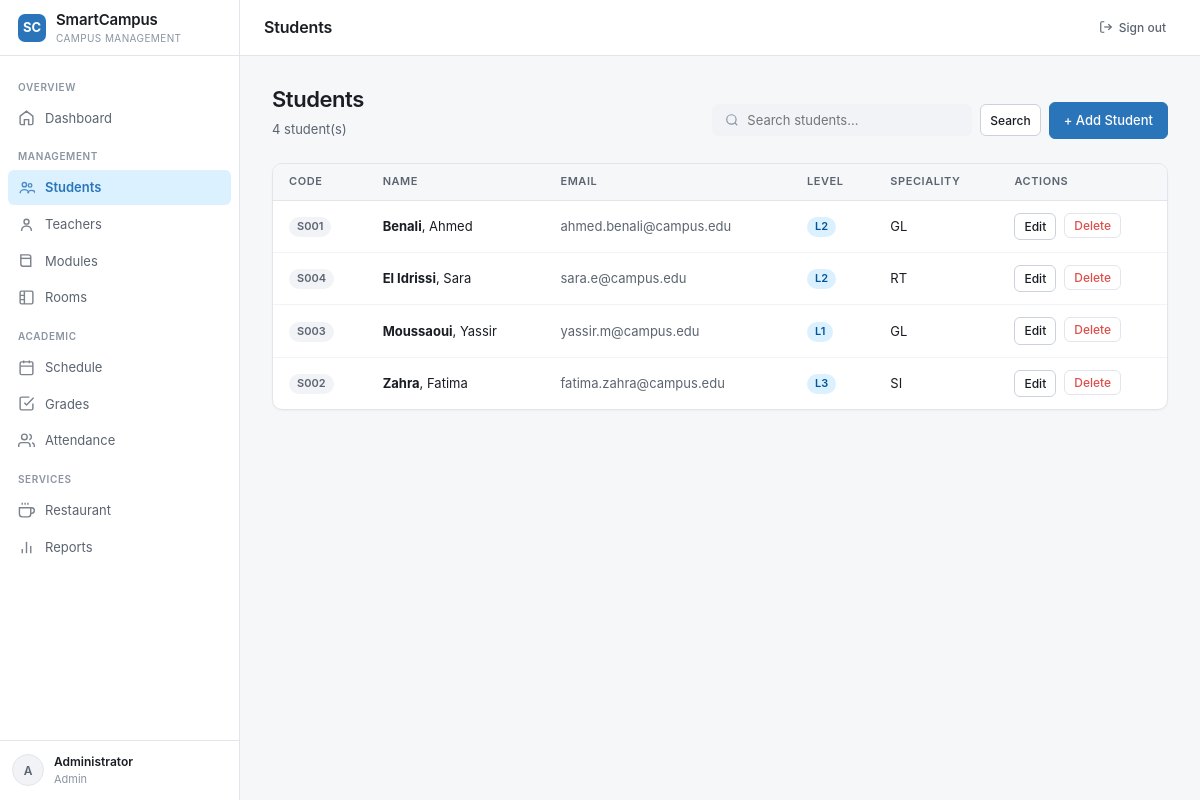
The app's page /students (signed in) with its own data.
### tables this page shows
CREATE TABLE students (
            id          INTEGER PRIMARY KEY AUTOINCREMENT,
            code        TEXT    NOT NULL UNIQUE,
            first_name  TEXT    NOT NULL,
            last_name   TEXT    NOT NULL,
            email       TEXT    NOT NULL UNIQUE,
            level       TEXT    NOT NULL,
            speciality  TEXT    NOT NULL,
            user_id     INTEGER REFERENCES users(id)
        );

### app.py (the view)
@app.route("/students")
@login_required(roles=["admin"])
def students():
    q  = request.args.get("q", "")
    db = get_db()
    if q:
        rows = rows_to_list(db.execute(
            """SELECT * FROM students
               WHERE first_name LIKE ? OR last_name LIKE ?
                  OR code LIKE ? OR email LIKE ?""",
            (f"%{q}%",)*4
        ).fetchall())
    else:
        rows = rows_to_list(db.execute("SELECT * FROM students ORDER BY last_name").fetchall())
    db.close()
    return render_template("students.html", students=rows, q=q)

### app.py (called while the page is built)
def login_required(roles=None):
    def decorator(f):
        @functools.wraps(f)
        def wrapped(*args, **kwargs):
            if "user_id" not in session:
                flash("Please sign in first.", "warning")
                return redirect(url_for("login"))
            if roles and session.get("role") not in roles:
                flash("Access denied.", "danger")
                return redirect(url_for("dashboard"))
            return f(*args, **kwargs)
        return wrapped
    return decorator

def rows_to_list(rows):
    return [dict(r) for r in rows]

### database.py (called while the page is built)
def get_db():
    conn = sqlite3.connect(DB_PATH)
    conn.row_factory = sqlite3.Row
    conn.execute("PRAGMA foreign_keys = ON")
    return conn

### templates/students.html
{% extends "base.html" %}
{% block page_title %}Students{% endblock %}
{% block content %}
<div class="page-header">
  <div><h1>Students</h1><p>{{ students|length }} student(s)</p></div>
  <div class="flex items-center gap-2">
    <form method="GET" style="display:flex;gap:8px;">
      <div class="search-bar">
        <svg width="14" height="14" viewBox="0 0 24 24" fill="none" stroke="#8b94a3" stroke-width="2"><circle cx="11" cy="11" r="8"/><path d="m21 21-4.35-4.35"/></svg>
        <input type="text" name="q" value="{{ q }}" placeholder="Search students…">
      </div>
      <button type="submit" class="btn btn-sm">Search</button>
    </form>
    <a href="{{ url_for('student_add') }}" class="btn btn-primary">+ Add Student</a>
  </div>
</div>
<div class="table-wrap">
  {% if students %}
  <table>
    <thead>
      <tr>
        <th>Code</th><th>Name</th><th>Email</th><th>Level</th><th>Speciality</th><th>Actions</th>
      </tr>
    </thead>
    <tbody>
      {% for s in students %}
      <tr>
        <td><span class="badge badge-muted">{{ s.code }}</span></td>
        <td><strong>{{ s.last_name }}</strong>, {{ s.first_name }}</td>
        <td style="color:#5b6470;">{{ s.email }}</td>
        <td><span class="badge badge-info">{{ s.level }}</span></td>
        <td>{{ s.speciality }}</td>
        <td>
          <div class="flex gap-2">
            <a href="{{ url_for('student_edit', sid=s.id) }}" class="btn btn-sm">Edit</a>
            <form method="POST" action="{{ url_for('student_delete', sid=s.id) }}"
                  onsubmit="return confirm('Delete this student?')">
              <button type="submit" class="btn btn-sm btn-danger">Delete</button>
            </form>
          </div>
        </td>
      </tr>
      {% endfor %}
    </tbody>
  </table>
  {% else %}
  <div class="empty-state">
    <strong>No students found</strong>
    <p>{% if q %}Try a different search term.{% else %}<a href="{{ url_for('student_add') }}">Add your first student</a>{% endif %}</p>
  </div>
  {% endif %}
</div>
{% endblock %}

### templates/base.html (style rules this page uses)
*, *::before, *::after { box-sizing: border-box; }
html, body { height: 100%; margin: 0; }
body { font-family: 'Inter', -apple-system, BlinkMacSystemFont, 'Segoe UI', system-ui, sans-serif; background: #f6f7f9; color: #1a1d23; font-size: 14px; line-height: 1.45; -webkit-font-smoothing: antialiased; }
.page-header { display: flex; align-items: flex-end; justify-content: space-between; margin-bottom: 24px; gap: 16px; flex-wrap: wrap; }
.page-header h1 { margin: 0; font-size: 22px; font-weight: 600; letter-spacing: -0.02em; }
.page-header p { margin: 4px 0 0; color: #5b6470; font-size: 13px; }
.btn { display: inline-flex; align-items: center; gap: 6px; padding: 8px 14px; border-radius: 6px; border: 1px solid #cbd2db; background: #fff; color: #1a1d23; font-size: 13px; font-weight: 500; font-family: inherit; cursor: pointer; text-decoration: none; white-space: nowrap; transition: background 0.12s; }
.btn-primary { background: oklch(0.55 0.13 250); color: #fff; border-color: oklch(0.55 0.13 250); }
.btn-danger { color: oklch(0.62 0.18 25); border-color: #e2e6ec; background: #fff; }
.btn-sm { padding: 4px 9px; font-size: 12px; }
.table-wrap { background: #fff; border: 1px solid #e2e6ec; border-radius: 10px; overflow: hidden; box-shadow: 0 1px 2px rgba(15,20,30,.04); }
table { width: 100%; border-collapse: collapse; }
th { background: #f6f7f9; font-size: 11px; font-weight: 600; text-transform: uppercase; letter-spacing: 0.05em; color: #5b6470; padding: 10px 16px; text-align: left; border-bottom: 1px solid #e2e6ec; }
td { padding: 12px 16px; font-size: 13px; border-bottom: 1px solid #f1f3f6; vertical-align: middle; }
tr:last-child td { border-bottom: none; }
.badge { display: inline-flex; align-items: center; padding: 2px 8px; border-radius: 20px; font-size: 11px; font-weight: 600; }
.badge-muted { background: #f1f3f6; color: #5b6470; }
.badge-info { background: oklch(0.95 0.04 250); color: oklch(0.45 0.13 250); }
input, select, textarea { padding: 8px 10px; border: 1px solid #cbd2db; border-radius: 6px; font-size: 13px; font-family: inherit; background: #fff; color: #1a1d23; transition: border-color 0.12s, box-shadow 0.12s; }
.search-bar { display: flex; align-items: center; gap: 8px; background: #f1f3f6; border: 1px solid transparent; border-radius: 6px; padding: 7px 12px; width: 260px; }
.search-bar input { border: none; background: transparent; padding: 0; font-size: 13px; }
.flex { display: flex; }
.items-center { align-items: center; }
.gap-2 { gap: 8px; }

### records on screen
students: code "S001", last_name "Benali", first_name "Ahmed", email "ahmed.benali@campus.edu", level "L2", speciality "GL"
students: code "S004", last_name "El Idrissi", first_name "Sara", email "sara.e@campus.edu", level "L2", speciality "RT"
students: code "S003", last_name "Moussaoui", first_name "Yassir", email "yassir.m@campus.edu", level "L1", speciality "GL"
students: code "S002", last_name "Zahra", first_name "Fatima", email "fatima.zahra@campus.edu", level "L3", speciality "SI"

### other values on screen
{{ session.name[0].upper() }} "A"
{{ session.name }} "Administrator"
{{ session.role | capitalize }} "Admin"
{{ students|length }} "4"
